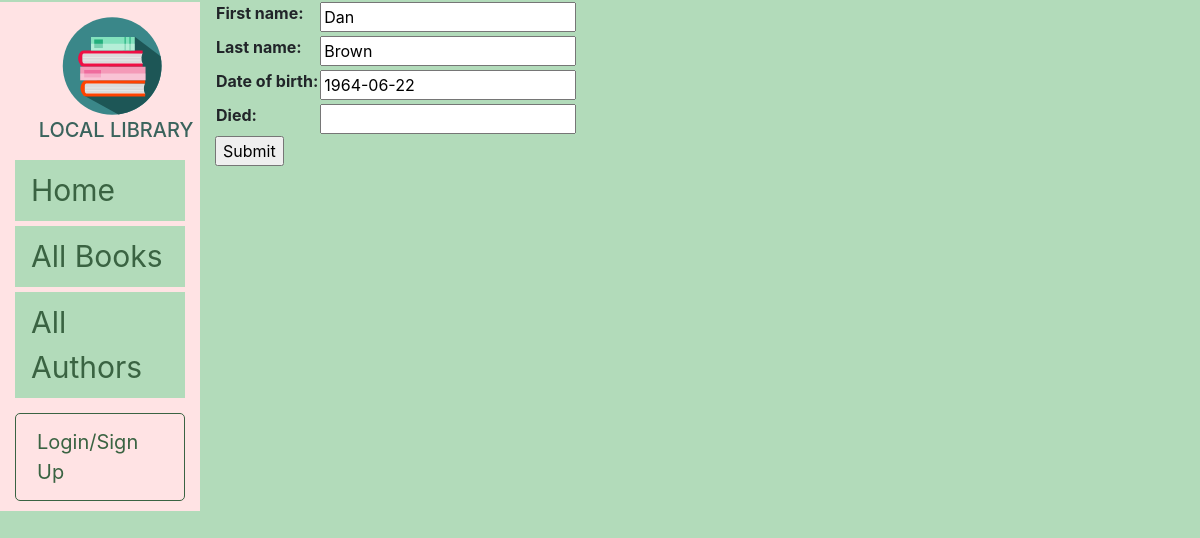
Page /catalog/author/7/update/ on the committed database.
### catalog/models.py (models this page shows, shortened)
class Author(models.Model):
    first_name = models.CharField(max_length = 100)
    last_name = models.CharField(max_length = 100)
    date_of_birth = models.DateField(null = True, blank = True)
    date_of_death = models.DateField('Died', null = True, blank = True)
    class Meta:
        ordering = ['last_name', 'first_name']

### catalog/views.py (the view)
# urls.py: path('author/<int:pk>/update/', views.AuthorUpdate.as_view(), name='author_update'),
class AuthorUpdate(UpdateView):
    model = Author
    fields = ['first_name', 'last_name', 'date_of_birth', 'date_of_death']

### catalog/templates/catalog/author_form.html (shortened to what this page needs)
{% extends "base_generic.html" %}
{% block content %}
  <form action="" method="post">
    <table>
    {{ form.as_table }}
    </table>
    <input type="submit" value="Submit">
  </form>
{% endblock %}

### catalog/static/css/styles.css (style rules this page uses)
body { background-color:rgb(178,219,186); }

### rows in the picture
Author: first_name "Dan", last_name "Brown", date_of_birth "1964-06-22"
